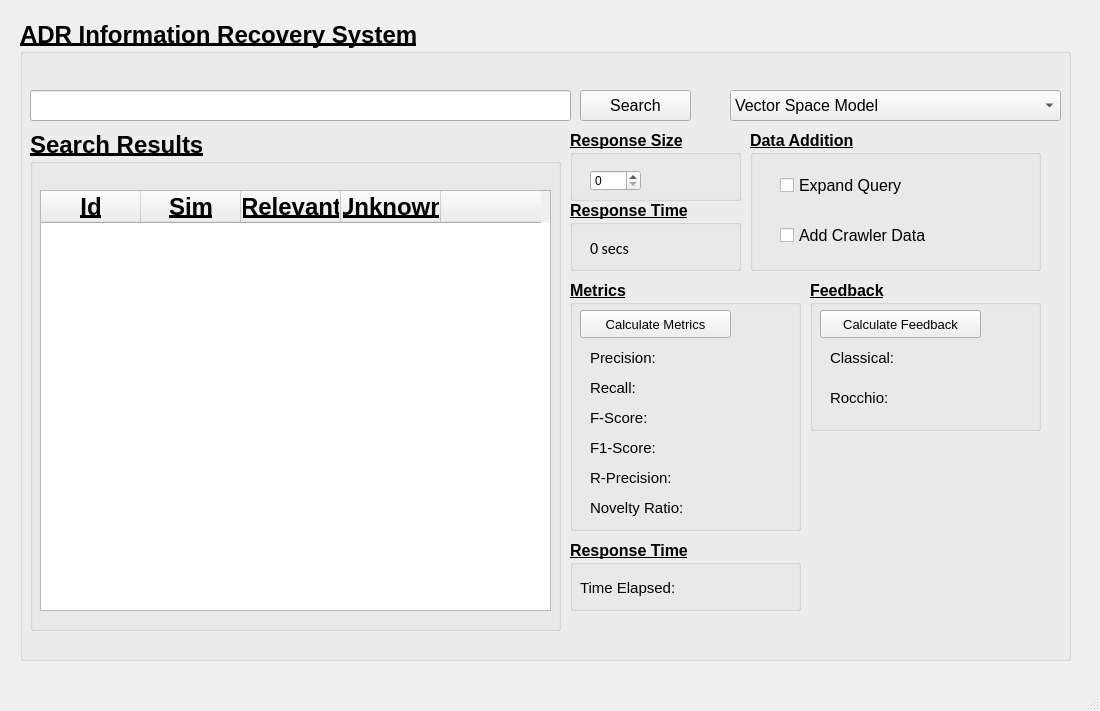
<?xml version="1.0" encoding="UTF-8"?>
<ui version="4.0">
 <class>MainWindow</class>
 <widget class="QMainWindow" name="MainWindow">
  <property name="geometry">
   <rect>
    <x>0</x>
    <y>0</y>
    <width>1100</width>
    <height>711</height>
   </rect>
  </property>
  <property name="font">
   <font>
    <pointsize>18</pointsize>
    <weight>75</weight>
    <bold>true</bold>
    <underline>true</underline>
   </font>
  </property>
  <property name="windowTitle">
   <string>MainWindow</string>
  </property>
  <widget class="QWidget" name="centralwidget">
   <widget class="QGroupBox" name="groupBox">
    <property name="geometry">
     <rect>
      <x>20</x>
      <y>20</y>
      <width>1051</width>
      <height>641</height>
     </rect>
    </property>
    <property name="title">
     <string>ADR Information Recovery System</string>
    </property>
    <widget class="QLineEdit" name="lineEdit">
     <property name="geometry">
      <rect>
       <x>10</x>
       <y>70</y>
       <width>541</width>
       <height>31</height>
      </rect>
     </property>
     <property name="font">
      <font>
       <family>Arial</family>
       <pointsize>12</pointsize>
       <weight>50</weight>
       <bold>false</bold>
       <underline>false</underline>
      </font>
     </property>
     <property name="text">
      <string/>
     </property>
    </widget>
    <widget class="QPushButton" name="pushButton">
     <property name="geometry">
      <rect>
       <x>560</x>
       <y>70</y>
       <width>111</width>
       <height>31</height>
      </rect>
     </property>
     <property name="font">
      <font>
       <family>Arial</family>
       <pointsize>12</pointsize>
       <weight>50</weight>
       <bold>false</bold>
       <underline>false</underline>
      </font>
     </property>
     <property name="text">
      <string>Search</string>
     </property>
    </widget>
    <widget class="QComboBox" name="comboBox">
     <property name="geometry">
      <rect>
       <x>710</x>
       <y>70</y>
       <width>331</width>
       <height>31</height>
      </rect>
     </property>
     <property name="font">
      <font>
       <family>Arial</family>
       <pointsize>12</pointsize>
       <weight>50</weight>
       <bold>false</bold>
       <underline>false</underline>
      </font>
     </property>
     <item>
      <property name="text">
       <string>Vector Space Model</string>
      </property>
     </item>
     <item>
      <property name="text">
       <string>Boolean Model</string>
      </property>
     </item>
     <item>
      <property name="text">
       <string>Generalized Vector Space Model</string>
      </property>
     </item>
    </widget>
    <widget class="QGroupBox" name="groupBox_2">
     <property name="geometry">
      <rect>
       <x>730</x>
       <y>110</y>
       <width>291</width>
       <height>141</height>
      </rect>
     </property>
     <property name="font">
      <font>
       <pointsize>12</pointsize>
       <weight>75</weight>
       <bold>true</bold>
      </font>
     </property>
     <property name="title">
      <string>Data Addition</string>
     </property>
     <widget class="QCheckBox" name="checkBox">
      <property name="geometry">
       <rect>
        <x>30</x>
        <y>40</y>
        <width>151</width>
        <height>31</height>
       </rect>
      </property>
      <property name="font">
       <font>
        <family>Arial</family>
        <pointsize>12</pointsize>
        <weight>50</weight>
        <bold>false</bold>
        <underline>false</underline>
       </font>
      </property>
      <property name="text">
       <string>Expand Query</string>
      </property>
     </widget>
     <widget class="QCheckBox" name="checkBox_2">
      <property name="geometry">
       <rect>
        <x>30</x>
        <y>90</y>
        <width>191</width>
        <height>31</height>
       </rect>
      </property>
      <property name="font">
       <font>
        <family>Arial</family>
        <pointsize>12</pointsize>
        <weight>50</weight>
        <bold>false</bold>
        <underline>false</underline>
       </font>
      </property>
      <property name="text">
       <string>Add Crawler Data</string>
      </property>
     </widget>
    </widget>
    <widget class="QGroupBox" name="groupBox_3">
     <property name="geometry">
      <rect>
       <x>550</x>
       <y>110</y>
       <width>171</width>
       <height>71</height>
      </rect>
     </property>
     <property name="font">
      <font>
       <pointsize>12</pointsize>
       <weight>75</weight>
       <bold>true</bold>
      </font>
     </property>
     <property name="title">
      <string>Response Size</string>
     </property>
     <widget class="QSpinBox" name="spinBox">
      <property name="geometry">
       <rect>
        <x>20</x>
        <y>40</y>
        <width>51</width>
        <height>21</height>
       </rect>
      </property>
      <property name="font">
       <font>
        <family>Microsoft Sans Serif</family>
        <pointsize>9</pointsize>
        <weight>50</weight>
        <bold>false</bold>
        <underline>false</underline>
       </font>
      </property>
     </widget>
    </widget>
    <widget class="QGroupBox" name="groupBox_4">
     <property name="geometry">
      <rect>
       <x>10</x>
       <y>110</y>
       <width>531</width>
       <height>501</height>
      </rect>
     </property>
     <property name="title">
      <string>Search Results</string>
     </property>
     <widget class="QTableWidget" name="tableWidget">
      <property name="geometry">
       <rect>
        <x>10</x>
        <y>60</y>
        <width>511</width>
        <height>421</height>
       </rect>
      </property>
      <column>
       <property name="text">
        <string>Id</string>
       </property>
      </column>
      <column>
       <property name="text">
        <string>Sim</string>
       </property>
      </column>
      <column>
       <property name="text">
        <string>Relevant</string>
       </property>
      </column>
      <column>
       <property name="text">
        <string>Unknown</string>
       </property>
      </column>
      <column>
       <property name="text">
        <string/>
       </property>
      </column>
     </widget>
    </widget>
    <widget class="QGroupBox" name="groupBox_5">
     <property name="geometry">
      <rect>
       <x>550</x>
       <y>180</y>
       <width>171</width>
       <height>71</height>
      </rect>
     </property>
     <property name="font">
      <font>
       <pointsize>12</pointsize>
       <weight>75</weight>
       <bold>true</bold>
      </font>
     </property>
     <property name="title">
      <string>Response Time</string>
     </property>
     <widget class="QLabel" name="label">
      <property name="geometry">
       <rect>
        <x>20</x>
        <y>40</y>
        <width>121</width>
        <height>16</height>
       </rect>
      </property>
      <property name="font">
       <font>
        <family>Calibri</family>
        <weight>50</weight>
        <bold>false</bold>
        <underline>false</underline>
       </font>
      </property>
      <property name="text">
       <string>0 secs</string>
      </property>
     </widget>
    </widget>
    <widget class="QGroupBox" name="groupBox_6">
     <property name="geometry">
      <rect>
       <x>550</x>
       <y>260</y>
       <width>231</width>
       <height>251</height>
      </rect>
     </property>
     <property name="font">
      <font>
       <pointsize>12</pointsize>
       <weight>75</weight>
       <bold>true</bold>
      </font>
     </property>
     <property name="title">
      <string>Metrics</string>
     </property>
     <widget class="QPushButton" name="pushButton_2">
      <property name="geometry">
       <rect>
        <x>10</x>
        <y>30</y>
        <width>151</width>
        <height>28</height>
       </rect>
      </property>
      <property name="font">
       <font>
        <family>Arial</family>
        <pointsize>10</pointsize>
        <weight>50</weight>
        <bold>false</bold>
        <underline>false</underline>
       </font>
      </property>
      <property name="text">
       <string>Calculate Metrics</string>
      </property>
     </widget>
     <widget class="QLabel" name="label_2">
      <property name="geometry">
       <rect>
        <x>20</x>
        <y>70</y>
        <width>81</width>
        <height>16</height>
       </rect>
      </property>
      <property name="font">
       <font>
        <family>Arial</family>
        <pointsize>11</pointsize>
        <weight>50</weight>
        <bold>false</bold>
        <underline>false</underline>
       </font>
      </property>
      <property name="text">
       <string>Precision:</string>
      </property>
     </widget>
     <widget class="QLabel" name="label_3">
      <property name="geometry">
       <rect>
        <x>20</x>
        <y>100</y>
        <width>81</width>
        <height>16</height>
       </rect>
      </property>
      <property name="font">
       <font>
        <family>Arial</family>
        <pointsize>11</pointsize>
        <weight>50</weight>
        <bold>false</bold>
        <underline>false</underline>
       </font>
      </property>
      <property name="text">
       <string>Recall:</string>
      </property>
     </widget>
     <widget class="QLabel" name="label_4">
      <property name="geometry">
       <rect>
        <x>20</x>
        <y>130</y>
        <width>81</width>
        <height>16</height>
       </rect>
      </property>
      <property name="font">
       <font>
        <family>Arial</family>
        <pointsize>11</pointsize>
        <weight>50</weight>
        <bold>false</bold>
        <underline>false</underline>
       </font>
      </property>
      <property name="text">
       <string>F-Score:</string>
      </property>
     </widget>
     <widget class="QLabel" name="label_5">
      <property name="geometry">
       <rect>
        <x>20</x>
        <y>160</y>
        <width>81</width>
        <height>16</height>
       </rect>
      </property>
      <property name="font">
       <font>
        <family>Arial</family>
        <pointsize>11</pointsize>
        <weight>50</weight>
        <bold>false</bold>
        <underline>false</underline>
       </font>
      </property>
      <property name="text">
       <string>F1-Score:</string>
      </property>
     </widget>
     <widget class="QLabel" name="label_6">
      <property name="geometry">
       <rect>
        <x>20</x>
        <y>190</y>
        <width>101</width>
        <height>16</height>
       </rect>
      </property>
      <property name="font">
       <font>
        <family>Arial</family>
        <pointsize>11</pointsize>
        <weight>50</weight>
        <bold>false</bold>
        <underline>false</underline>
       </font>
      </property>
      <property name="text">
       <string>R-Precision:</string>
      </property>
     </widget>
     <widget class="QLabel" name="label_7">
      <property name="geometry">
       <rect>
        <x>20</x>
        <y>220</y>
        <width>121</width>
        <height>16</height>
       </rect>
      </property>
      <property name="font">
       <font>
        <family>Arial</family>
        <pointsize>11</pointsize>
        <weight>50</weight>
        <bold>false</bold>
        <underline>false</underline>
       </font>
      </property>
      <property name="text">
       <string>Novelty Ratio:</string>
      </property>
     </widget>
    </widget>
    <widget class="QGroupBox" name="groupBox_7">
     <property name="geometry">
      <rect>
       <x>790</x>
       <y>260</y>
       <width>231</width>
       <height>151</height>
      </rect>
     </property>
     <property name="font">
      <font>
       <pointsize>12</pointsize>
       <weight>75</weight>
       <bold>true</bold>
      </font>
     </property>
     <property name="title">
      <string>Feedback</string>
     </property>
     <widget class="QPushButton" name="pushButton_3">
      <property name="geometry">
       <rect>
        <x>10</x>
        <y>30</y>
        <width>161</width>
        <height>28</height>
       </rect>
      </property>
      <property name="font">
       <font>
        <family>Arial</family>
        <pointsize>10</pointsize>
        <weight>50</weight>
        <bold>false</bold>
        <underline>false</underline>
       </font>
      </property>
      <property name="text">
       <string>Calculate Feedback</string>
      </property>
     </widget>
     <widget class="QLabel" name="label_9">
      <property name="geometry">
       <rect>
        <x>20</x>
        <y>70</y>
        <width>81</width>
        <height>16</height>
       </rect>
      </property>
      <property name="font">
       <font>
        <family>Arial</family>
        <pointsize>11</pointsize>
        <weight>50</weight>
        <bold>false</bold>
        <underline>false</underline>
       </font>
      </property>
      <property name="text">
       <string>Classical:</string>
      </property>
     </widget>
     <widget class="QLabel" name="label_10">
      <property name="geometry">
       <rect>
        <x>20</x>
        <y>110</y>
        <width>81</width>
        <height>16</height>
       </rect>
      </property>
      <property name="font">
       <font>
        <family>Arial</family>
        <pointsize>11</pointsize>
        <weight>50</weight>
        <bold>false</bold>
        <underline>false</underline>
       </font>
      </property>
      <property name="text">
       <string>Rocchio:</string>
      </property>
     </widget>
    </widget>
    <widget class="QGroupBox" name="groupBox_8">
     <property name="geometry">
      <rect>
       <x>550</x>
       <y>520</y>
       <width>231</width>
       <height>71</height>
      </rect>
     </property>
     <property name="font">
      <font>
       <pointsize>12</pointsize>
       <weight>75</weight>
       <bold>true</bold>
      </font>
     </property>
     <property name="title">
      <string>Response Time</string>
     </property>
     <widget class="QLabel" name="label_8">
      <property name="geometry">
       <rect>
        <x>10</x>
        <y>40</y>
        <width>121</width>
        <height>16</height>
       </rect>
      </property>
      <property name="font">
       <font>
        <family>Arial</family>
        <pointsize>11</pointsize>
        <weight>50</weight>
        <bold>false</bold>
        <underline>false</underline>
       </font>
      </property>
      <property name="text">
       <string>Time Elapsed:</string>
      </property>
     </widget>
    </widget>
   </widget>
  </widget>
  <widget class="QStatusBar" name="statusbar"/>
 </widget>
 <resources/>
 <connections/>
</ui>
